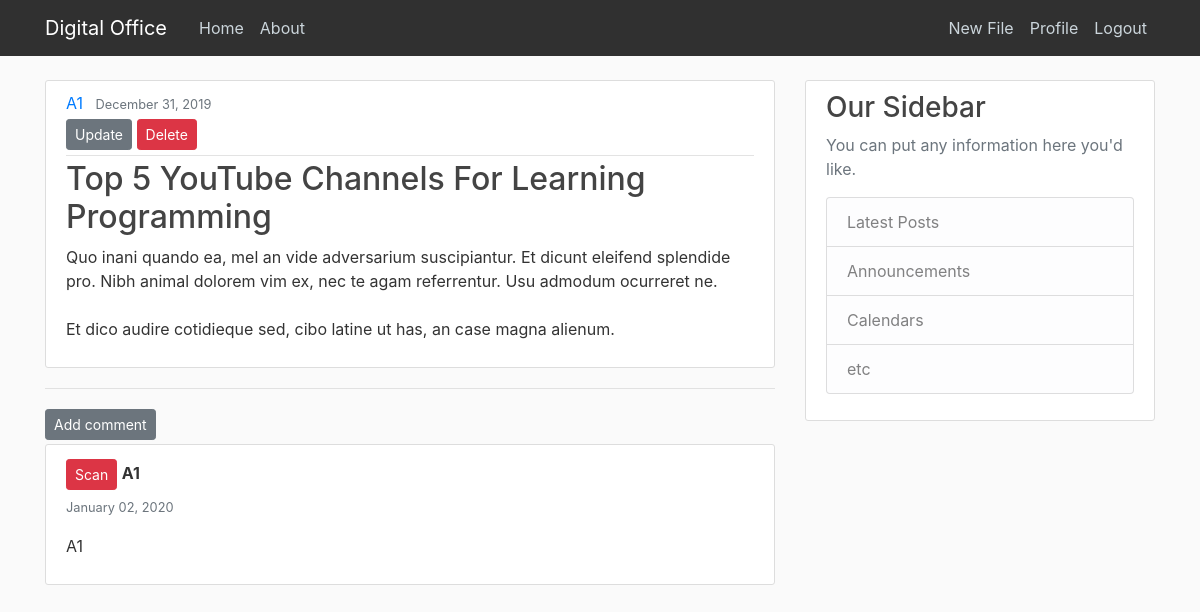
The page /blog/files/30/ (signed in) on the database its author committed.
### blog/models.py (models this page shows, shortened)
class Files(models.Model):
    title=models.CharField(max_length=100)
    summary=models.TextField()
    date_posted=models.DateTimeField(default=timezone.now)
    author=models.ForeignKey(User,on_delete=models.CASCADE)

class Comment(models.Model):
    files = models.ForeignKey('blog.Files', on_delete=models.CASCADE, related_name='comments')
    author = models.CharField(max_length=200)
    text = models.TextField()
    role = models.CharField(max_length=200,default="Scan")
    created_date = models.DateTimeField(default=timezone.now)
    approved_comment = models.BooleanField(default=False)
    stage1=models.CharField(max_length=7,default="False")
    stage2=models.CharField(max_length=7,default="False")
    stage3=models.CharField(max_length=7,default="False")
    final=models.CharField(max_length=7,default="False")

### blog/views.py (the view)
# urls.py: path('files/<int:pk>/',FileDetailView.as_view(),name='file-detail'),
class FileDetailView(DetailView):
    model=Files

### blog/templates/blog/files_detail.html (shortened to what this page needs)
{% extends "blog/base.html" %}
{% block content %}
<article class="media content-section">
    <div class="media-body">
      <div class="article-metadata">
        <a class="mr-2" href="#">{{ object.author }}</a>
        <small class="text-muted">{{ object.date_posted | date:"F d, Y" }}</small>
        <div> {% if  object.author == user %}
<a class="btn btn-secondary btn-sm mt-1 mb-1" href="{% url 'file-update' object.id %}">Update</a>
<a class="btn btn-danger btn-sm mt-1 mb-1" href="{% url 'file-delete' object.id %}">Delete</a>
          {% endif %}
                </div>
      </div>
      <h2  class="article-title">{{ object.title }}</h2>
      <p class="article-content">{{ object.summary }}</p>
    </div>
  </article>
  <hr>
<a class="btn btn-secondary btn-sm mt-1 mb-1" href="{% url 'add_comment_to_post' files.pk %}">Add comment</a>
<br>
{% if user.is_staff and user.is_superuser %}
{% for comment in object.comments.all %}
    <div  class="container content-section" >
      {% if comment.role == 'Phase 2' %}
      <button type="button" class="btn btn-warning btn-sm mt-1 mb-1">{{ comment.role }}</button>
     {% elif comment.role == 'Phase 1' %}
     <button type="button" class="btn btn-success btn-sm mt-1 mb-1">{{ comment.role }}</button>
     {% elif comment.role == 'Final' %}
     <button type="button" class="btn btn-info btn-sm mt-1 mb-1">{{ comment.role }}</button>
     {% elif comment.role == 'Scan' %}
     <button type="button" class="btn btn-danger btn-sm mt-1 mb-1">{{ comment.role }}</button>
     {% endif %}
      <strong>{{ comment.author }}</strong><br>
      <small class="text-muted">{{ comment.created_date | date:"F d, Y" }}</small>
        <p>{{ comment.text|linebreaks }}</p>
    </div>
    {% endfor %}
{% else  %}
{% for comment in object.comments.all %}
{% if comment.role == 'Scan' %}
        <div class='container content-section'>
          {% if comment.role == 'Phase 2' %}
          <button type="button" class="btn btn-warning btn-sm mt-1 mb-1">{{ comment.role }}</button>
         {% elif comment.role == 'Phase 1' %}
         <button type="button" class="btn btn-success btn-sm mt-1 mb-1">{{ comment.role }}</button>
         {% elif comment.role == 'Final' %}
         <button type="button" class="btn btn-info btn-sm mt-1 mb-1">{{ comment.role }}</button>
         {% elif comment.role == 'Scan' %}
         <button type="button" class="btn btn-danger btn-sm mt-1 mb-1">{{ comment.role }}</button>
         {% endif %}
          <strong>{{ comment.author }}</strong>
    <br>
          <small class="text-muted">{{ comment.created_date | date:"F d, Y" }}</small>
            <p>{{ comment.text|linebreaks }}</p>
        </div>
{% endif %}
{% endfor %}
{% endif %}
{% endblock %}

### blog/static/blog/main.css (style rules this page uses)
body { background: #fafafa; color: #333333; margin-top: 5rem; }
h1, h2, h3, h4, h5, h6 { color: #444444; }
.content-section { background: #ffffff; padding: 10px 20px; border: 1px solid #dddddd; border-radius: 3px; margin-bottom: 20px; }
.article-title { color: #444444; }
.article-content { white-space: pre-line; }
.article-metadata { padding-bottom: 1px; margin-bottom: 4px; border-bottom: 1px solid #e3e3e3 }

### rows shown on the page
Files: author "A1", date_posted "December 31, 2019", title "Top 5 YouTube Channels For Learning Programming", summary "Quo inani quando ea, mel an vide adversarium suscipiantur. Et dicunt eleifend splendide pro. Nibh animal dolorem vim ex, nec te agam referrentur. Usu admodum ocurreret ne. Et dico audire cotidieque sed, cibo latine ut has, an case magna alienum."
Comment: role "Scan", author "A1", created_date "January 02, 2020", text "A1"
